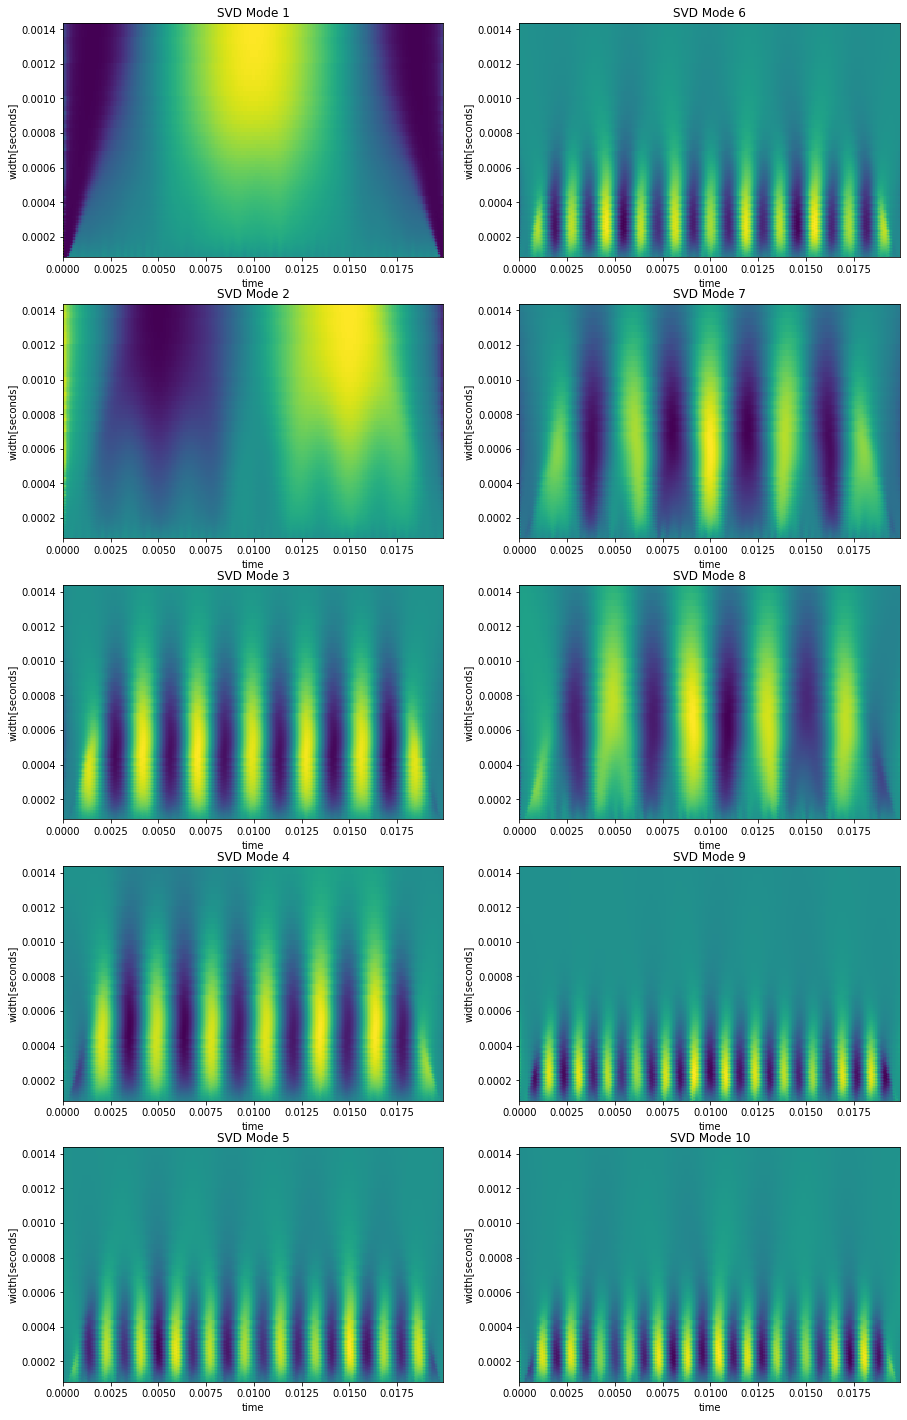

Source code (Python):
import numpy as np
import matplotlib.pyplot as plt

data = np.load("../data/preprocessed/train.npy")
means = np.reshape(np.mean(data, axis=1), (-1, 1))
centered = data - means
std = np.reshape(np.std(centered, axis=1), (-1, 1))
scaled = data / std
u, s, vh = np.linalg.svd(scaled, full_matrices=False)
fig, ax = plt.subplots(5, 2, figsize=(15, 25))
widths = [2 ** (j / 24) for j in range(1, 101)]
dt = 20e-3 / 250
y = np.array(widths) * dt
x = np.array([j * dt for j in range(250)])
for j in range(10):
    pos = (j % 5, j // 5)
    a = ax[pos[0]][pos[1]]
    a.pcolormesh(x, y, np.reshape(u[:, j], (100, 250)))
    a.set_title(f"SVD Mode {j + 1}")
    a.set_xlabel("time")
    a.set_ylabel("width[seconds]")
